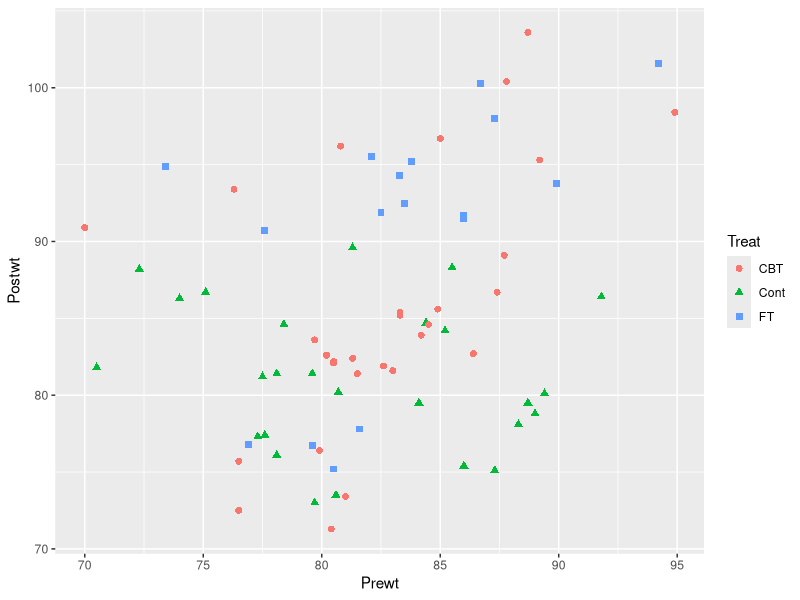
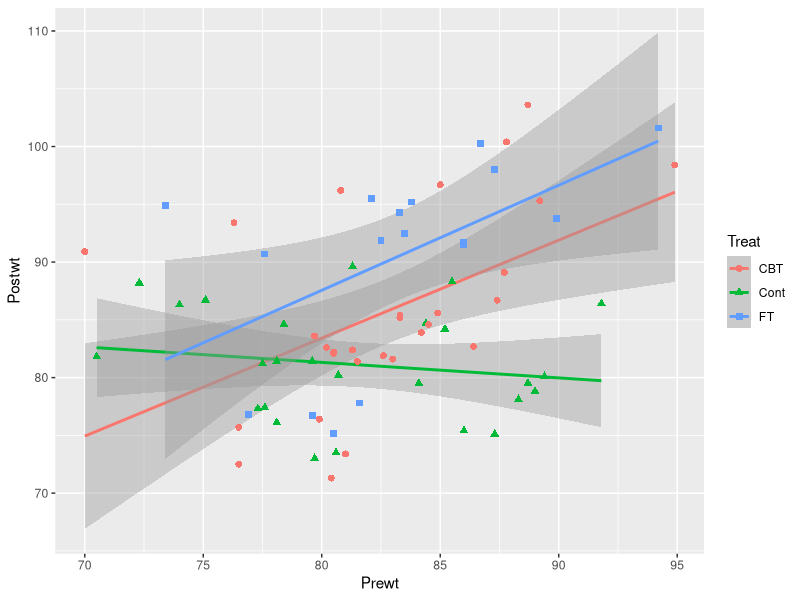
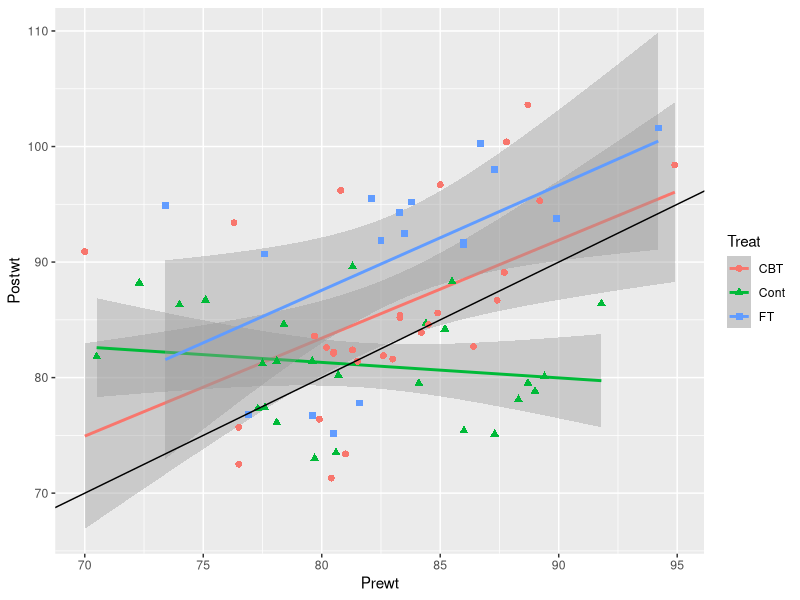
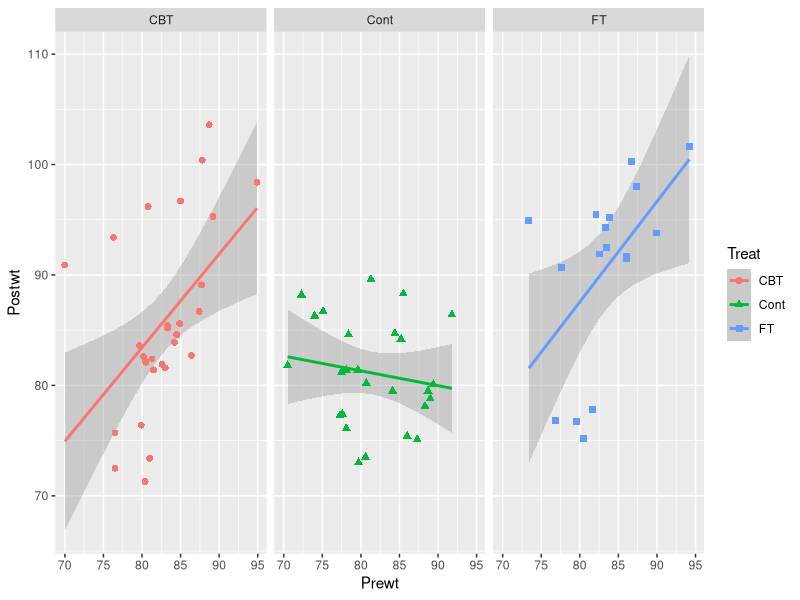
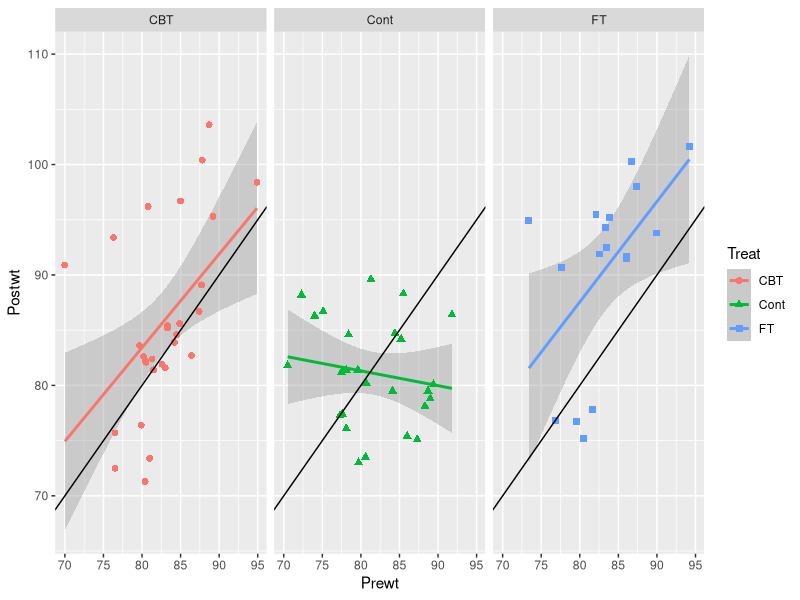

Here is the R script that generated these plots, in order:
# Programa 4
# Integrantes
# Silva Velázquez Elsy Camila
# Longines Tapia Hugo Didier
# Andrés Urbano Guillermo Gerardo
library(MASS) 
library(ggplot2)

# . El objetivo del análisis es determinar la efectividad de los tratamientos
#  estimar la media de ganancia de peso, comparando el peso antes y después del
#  tratamiento (Prewt y Postwt). como evidencia de que son ganancias reales
print(anorexia)


# 1.- Grafica el peso antes y después del experimento identificando los puntos de cada grupo
# con diferentes formas y colores (como se añadirán más elementos a la gráfica, se sugiere
#                                 usar ggplot)
plt <- ggplot(anorexia, aes(x=Prewt, y=Postwt)) 
plt <- plt + geom_point(aes(shape=Treat, color=Treat), size=2)
plt

# 2.- • Agrega líneas de regresión por mínimos cuadrados usando los mismos colores para
# identificarlos (ggplot regala los intervalos de confianza)
plt <- ggplot(anorexia, aes(x=Prewt, y=Postwt)) 
plt <- plt + geom_smooth(aes(colour=Treat), method='lm')
plt <- plt + geom_point(aes(shape=Treat, color=Treat), size=2)
plt

# 3.- Agrega una línea con pendiente 1 y ordenada al origen 0
plt <- ggplot(anorexia, aes(x=Prewt, y=Postwt))
plt <- plt + geom_smooth(aes(colour=Treat), method='lm')
plt <- plt + geom_point(aes(shape=Treat, color=Treat), size=2)
plt + geom_abline(intercept = 0, slope=1) 

# 4.- ¿Se puede concluir algo sobre la eficacia de los tratamientos?

# Concluir
# Los puntos que estan bajo la identidad nos dicen que no hubo un progreso, ya que el peso
# antes del terapia era mayor que el actual. Los puntos arriba de la identidad indican que si
# progreso.
# Siguiendo la idea anterior, mientras la pendiente de la regresion lineal este más cerca de 
# la pendiente de la identidad es un indicador de mejora para los pacientes. 
# EL grupo de control sin terapia (Count) mostro que la tendencia del grupo empeoro por como
# se ve su pendiente(negativa), mientras que la terapia familiar(FT) y 
# terapia cognitiva conductual(CBT) mejoro considerablemente.

# 5.- Otra forma de ver los datos es dividir la gráfica de acuerdo al tipo de tratamiento; se
# puede realizar con facet_grid:
plt <- ggplot(anorexia, aes(x=Prewt, y=Postwt)) + facet_grid (.~ Treat )
plt <- plt + geom_smooth(aes(colour=Treat), method='lm')
plt <- plt + geom_point(aes(shape=Treat, color=Treat), size=2)
plt


# 6.- Muestra el resumen de cada modelo de regresión, ¿Para qué grupos existe evidencia
# de una relación entre los pesos? Explica la diferencia entre el grupo de control y los
# grupos con terapias; genera una conclusión al respecto.

# Resumen:
plt <- ggplot(anorexia, aes(x=Prewt, y=Postwt)) + facet_grid (.~ Treat )
plt <- plt + geom_smooth(aes(colour=Treat), method='lm')
plt <- plt + geom_point(aes(shape=Treat, color=Treat), size=2)
plt + geom_abline(intercept = 0, slope=1) 

# La diferencia es que los grupos con terapia tiene pendiente positiva, por lo tanto, tienen 
# un proceso, a diferencia con el grupo de control sin terapia hubo disminución en los pesos.


